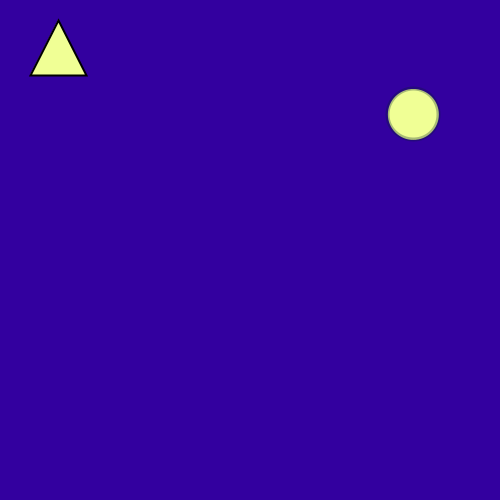
Frame 1 (no input)
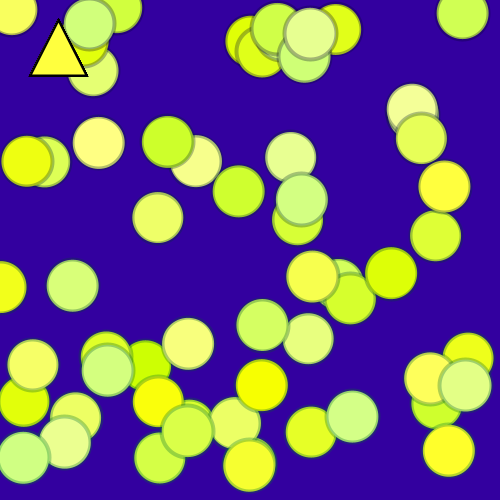
Frame 60 (the mouse pressed at the canvas centre just before this capture)
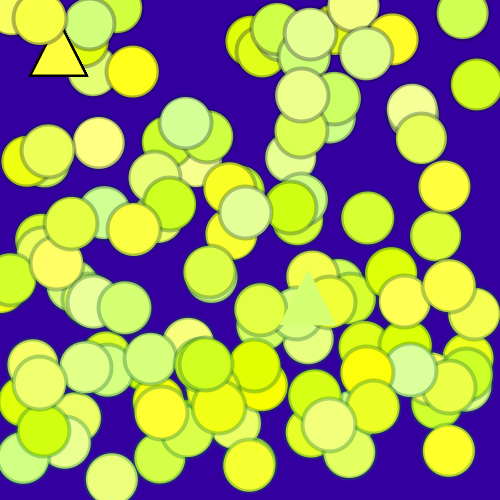
Frame 120 (the mouse held since frame 60 and released just before this capture)

The Processing sketch that drew these frames (run headless with seeded random() and noise(); from frame 60 on, the mouse is pressed at the canvas centre):

// Processing sketch: processing_3953
// ── processing_3953.pde

void setup(){   
  size(500,500);   
   colorMode(RGB, 250,10,567,500);    
     background(50, 0, 355); 
  smooth();   
  
}   
void draw (){   
   
   int m= millis()*666;  
   fill (random(200, 255), random(125,255), random(350));   
 

float y= random(width^22); 
 float x= random  (height^22); 
 strokeWeight(4);  
stroke(x/100,y/100,100,150);   
  ellipse(x,y, second(), second());   
    
 stroke(0);  
  strokeWeight(2);  
  
  if(mousePressed) {
  
    stroke(500);

  }
  triangle(mouseX+30, mouseY+75, mouseX+58, mouseY+20, mouseX+86, mouseY+75);
   
}   
  
